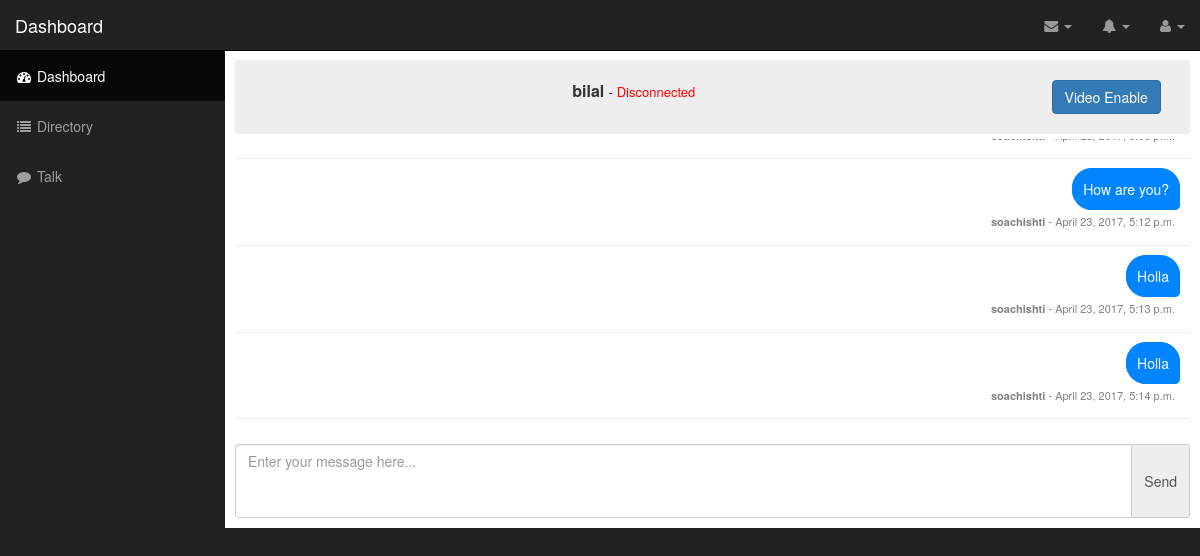
Page /talk/5/ (signed in) on the committed database.
### talk/models.py (models this page shows, shortened)
class Message(models.Model):
    talk = models.ForeignKey(Talk, related_name='messages')
    user = models.ForeignKey(User)
    timestamp = models.DateTimeField(db_index=True, default=timezone.now)
    content = models.TextField()

### talk/views.py (the view)
# urls.py: url(r'^talk/', include('talk.urls')),
@login_required
def talk(request, talk_id):
    try:
        t = Talk.objects.get(pk=talk_id)
        if not Talk.objects.filter(users__pk=request.user.id):
            return redirect("/talk/directory")
        name = ",".join(x.username for x in t.users.all().exclude(username=request.user.username))
        context = {
            "talk_id": talk_id,
            "name": name,
            "userid": request.user.id,
            "user": request.user.username,
            "chat": Message.objects.filter(talk__id=talk_id).order_by('id')
        }
        return render(request, 'dashboard/talk/chat.html', context)
    except ObjectDoesNotExist:
        return redirect("/talk/directory")

### templates/dashboard/talk/chat.html (shortened to what this page needs)
{% extends 'dashboard/base.html' %}
{% block content %}
<div id="wrapper">
	<div id="page-wrapper">
        <div class="container-fluid">
            <div class="row">
                <div class="col-lg-12 chat-head">
                    <div class="row">
                        <div class="col-sm-10">
                            <p><span id="name">{{ name }}</span> - <span id="status">Connecting...</span></p>
                        </div>
                        <div class="col-sm-2">
                            <span class="btn btn-primary video-btn"  onclick="enable_video();">Video Enable</span>
                        </div>
                    </div>
                </div>
            </div>
            <div class="row">
                <div class="col col-sm-12 chat-area">
                    <div class="chat-panel">
                        <div class="row">
                            <div class="col-lg-12" id="chat-box">
                                <p id="chat-default" class="center">
                                {% if not chat %}
                                    No message to show.
                                {% else %}
                                    {% for message in chat %}
                                        {% if message.user.id == userid %}
                                            <div class="row chat-msg right" id="current-user">
                                                <div class="col col-lg-12">
                                                    <p><span id="msg" class="msg right-border">{{ message.content }}</span></p>
                                                    <p class="msg-info"><b id="name">{{ message.user.username }}</b> - <span id="date">{{ message.timestamp }}</span></p>
                                                </div>
                                            </div>
                                        {% endif %}
                                    {% endfor %}
                                {% endif%}
                                </p>
                            </div>
                        </div>
                        <div class="row">
                            <div class="col-lg-12" style="padding: 0px; margin-top: 5px;">
                                <form id="chat-form">
                                    <div class="input-group">
                                        <textarea placeholder="Enter your message here..." class="form-control custom-control" id="content" rows="3" style="resize:none"></textarea>
                                        <span class="input-group-addon btn btn-primary" id="send">Send</span>
                                    </div>
                                </form>
                            </div>
                        </div>
                    </div>
                </div>
            </div>
        </div>
    </div>
</div>
{% endblock %}

### templates/dashboard/base.html (shortened to what this page needs)
{% load bootstrap3 %}
{% load static %}
<!DOCTYPE html>
<html lang="en">
<head>
	{% bootstrap_css %}
    <link href="{% static "css/chat.css" %}" rel="stylesheet">
    <link href="{% static "css/sb-admin.css" %}" rel="stylesheet">
    <link href="{% static "font-awesome/css/font-awesome.min.css" %}" rel="stylesheet" type="text/css">
</head>
	<body>
		{% include 'dashboard/navigation.html' %}
		{% block content %}{% endblock %}
	</body>
</html>

### templates/dashboard/navigation.html (shortened to what this page needs)
<nav class="navbar navbar-inverse navbar-fixed-top" role="navigation">
    <div class="navbar-header">
        <a class="navbar-brand" href="">Dashboard</a>
    </div>
    <ul class="nav navbar-right top-nav">
        <li class="dropdown">
            <a href="#" class="dropdown-toggle" data-toggle="dropdown"><i class="fa fa-envelope"></i> <b class="caret"></b></a>
        </li>
        <li class="dropdown">
            <a href="#" class="dropdown-toggle" data-toggle="dropdown"><i class="fa fa-bell"></i> <b class="caret"></b></a>
        </li>
        <li class="dropdown">
            <a href="#" class="dropdown-toggle" data-toggle="dropdown"><i class="fa fa-user"></i> {{ user.get_full_name }}<b class="caret"></b></a>
        </li>
    </ul>
    <div class="collapse navbar-collapse navbar-ex1-collapse">
        <ul class="nav navbar-nav side-nav">
            <li class="active">
                <a href="/dashboard"><i class="fa fa-fw fa-dashboard"></i> Dashboard</a>
            </li>
            <li>
                <a href="/talk/directory"><i class="fa fa-fw fa-list"></i> Directory</a>
            </li>
            <li>
                <a href="/talk/"><i class="fa fa-fw fa-comment"></i> Talk</a>
            </li>
        </ul>
    </div>
</nav>

### static/css/chat.css (style rules this page uses)
.chat-head { background-color: #eee; border-radius: 3px; padding: 20px; margin-bottom: 5px; text-align: center; }
.chat-head #status { font-size: small; font-color: gray; }
.chat-head #name { font-size: 16px; font-weight: bold; }
#chat-box { width: 100%; display: block; height: 300px; overflow-y: scroll; overflow-x: hidden; padding: 10px; }
.chat-panel textarea { display: block; width: 100%; position:absolute; bottom:; }
.center { text-align: center; }
.right { text-align: right; }
.msg { border: 1px solid #0084ff; background-color: #0084ff; padding: 10px; color: white; max-width: 450px; }
.right-border { border-radius: 20px; border-bottom-right-radius: 5px; }
.msg-info { padding: 5px; color: gray; font-size: 11px; font-weight: normal; }
.chat-msg { border-bottom: 1px solid #eee; padding-top: 20px; }

### static/css/sb-admin.css (style rules this page uses)
body { margin-top: 100px; background-color: #222; }
@media (min-width:768px) { body { margin-top: 50px; } }
#wrapper { padding-left: 0; }
#page-wrapper { width: 100%; padding: 0; background-color: #fff; }
@media (min-width:768px) { #wrapper { padding-left: 225px; } }
@media (min-width:768px) { #page-wrapper { padding: 10px; } }
.top-nav { padding: 0 15px; }
.top-nav>li { display: inline-block; float: left; }
.top-nav>li>a { padding-top: 15px; padding-bottom: 15px; line-height: 20px; color: #999; }
@media (min-width:768px) { .side-nav { position: fixed; top: 51px; left: 225px; width: 225px; margin-left: -225px; border: none; border-radius: 0; overflow-y: auto; background-color: #222; bottom: 0; overflow-x: hidden; padding-bottom: 40px; } }
@media (min-width:768px) { .side-nav>li>a { width: 225px; } }

### rows in the picture
Message: content "How are you?", user.username "soachishti", timestamp "April 23, 2017, 5:12 p.m."
Message: content "Holla", user.username "soachishti", timestamp "April 23, 2017, 5:13 p.m."
Message: content "Holla", user.username "soachishti", timestamp "April 23, 2017, 5:14 p.m."

### other values in the picture
{{ name }} "bilal"
